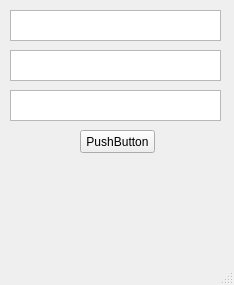
<?xml version="1.0" encoding="UTF-8"?>
<ui version="4.0">
 <class>MainWindow</class>
 <widget class="QMainWindow" name="MainWindow">
  <property name="geometry">
   <rect>
    <x>0</x>
    <y>0</y>
    <width>234</width>
    <height>285</height>
   </rect>
  </property>
  <property name="windowTitle">
   <string>MainWindow</string>
  </property>
  <widget class="QWidget" name="centralwidget">
   <widget class="QTextEdit" name="textEdit">
    <property name="geometry">
     <rect>
      <x>10</x>
      <y>10</y>
      <width>211</width>
      <height>31</height>
     </rect>
    </property>
   </widget>
   <widget class="QTextEdit" name="textEdit_2">
    <property name="geometry">
     <rect>
      <x>10</x>
      <y>90</y>
      <width>211</width>
      <height>31</height>
     </rect>
    </property>
   </widget>
   <widget class="QTextEdit" name="textEdit_3">
    <property name="geometry">
     <rect>
      <x>10</x>
      <y>50</y>
      <width>211</width>
      <height>31</height>
     </rect>
    </property>
   </widget>
   <widget class="QPushButton" name="pushButton">
    <property name="geometry">
     <rect>
      <x>80</x>
      <y>130</y>
      <width>75</width>
      <height>23</height>
     </rect>
    </property>
    <property name="text">
     <string>PushButton</string>
    </property>
   </widget>
  </widget>
  <widget class="QMenuBar" name="menubar">
   <property name="geometry">
    <rect>
     <x>0</x>
     <y>0</y>
     <width>234</width>
     <height>21</height>
    </rect>
   </property>
  </widget>
  <widget class="QStatusBar" name="statusbar"/>
 </widget>
 <resources/>
 <connections/>
</ui>
